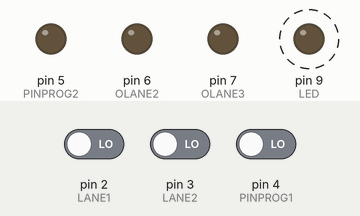
This sketch was run on a simulated Arduino Uno, built with avr-gcc and run on an emulated ATmega328P. Parts: output pins drawn as LEDs (lit = HIGH). Dashed ring = blinking. The test bench sets the inputs (shaded band); at power-on: pin 2 (LANE1) LOW, pin 3 (LANE2) LOW, pin 4 (PINPROG1) LOW. What the sketch prints to the serial monitor is not drawn.

Above: at 3.0 s.
3.1 s: pin 2 (LANE1) driven HIGH
At 4.88 s:
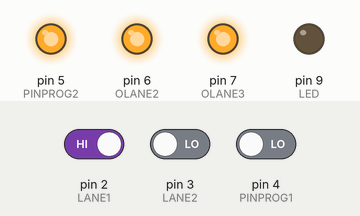
6.1 s: pin 3 (LANE2) driven HIGH
At 6.59 s:
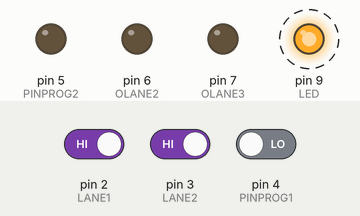
9.1 s: pin 4 (PINPROG1) driven HIGH
Timing chart, 0 to 18.1 s (numbered marks = the images above; inputs shaded):
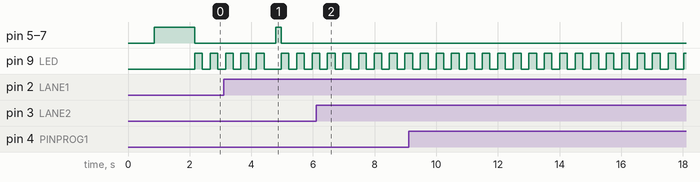

Measured:
- after the input at 6.1 s, pin 5 (PINPROG2), pin 6 (OLANE2), pin 7 (OLANE3): stays LOW (without the input it goes to HIGH after 1.5 s)
- by itself, pin 9 (LED): alternates HIGH for 0.25 s and LOW for 0.25 s

The sketch:

02_led_xsynchro.ino
```cpp
const int LED = 9;
const int SENS1 = 1;
const int SENS2 = 2;
const int SENS3 = 3;
int a, b, c;
const int PINPROG1 = 4;
const int PINPROG2 = 5;
const int LANE1 = 2;
const int LANE2 = 3;
const int LANE3 = 4;

const int OLANE1 = 5;
const int OLANE2 = 6;
const int OLANE3 = 7;

int lane_id = 99;
int duration = 500;

long fakultaet (long i) {
  long sum = 1;
  while (i > 0) {
    sum = sum * i;
    i--;
  }
}

void read_pinprog(void) {
  int pin1 = 0;
  int pin2 = 0;
  pin1 = digitalRead(PINPROG1);
  pin2 = digitalRead(PINPROG2);
  lane_id = pin1 + (pin2 << 1);
  Serial.print("My ID: ");
  Serial.println(lane_id);
}


void xsynchro(int presyn_in, int syn_in) {
  long presyn = presyn_in;
  long syn = syn_in;
  int syn_msgs = 0;

  while (presyn > 0) {
    syn_msgs = (int) digitalRead(LANE1) + (int) digitalRead(LANE2) + (int) digitalRead(LANE3);
    Serial.write(syn_msgs);
    presyn--;
    delay(5);
    if (syn_msgs > 1) {
      presyn = 0;
      syn = 0;
      digitalWrite(OLANE1, HIGH);
      digitalWrite(OLANE2, HIGH);
      digitalWrite(OLANE3, HIGH);

      Serial.println("Syn successful!");
    }
  }
  digitalWrite(OLANE1, HIGH);
  digitalWrite(OLANE2, HIGH);
  digitalWrite(OLANE3, HIGH);
  while (syn > 0) {
    syn_msgs = (int) digitalRead(LANE1) + (int) digitalRead(LANE2) + (int) digitalRead(LANE3);
    Serial.write(syn_msgs);
    syn--;
    delay(5);
    if (syn_msgs > 1) {
      presyn = 0;
      syn = 0;
      duration = 500;
      Serial.println("Syn successful!");
    } else {
      duration = 50;
    }
  }

  Serial.println("Syn ended!");
}

void reset_sync(void) {
  digitalWrite(OLANE1, LOW);
  digitalWrite(OLANE2, LOW);
  digitalWrite(OLANE3, LOW);
}

void setup() {
  // put your setup code here, torun once:
  a = 0;
  b = 0;
  c = 0;
  Serial.begin(9600);

  pinMode(LED, OUTPUT);

  pinMode(OLANE1, OUTPUT);
  pinMode(OLANE2, OUTPUT);
  pinMode(OLANE3, OUTPUT);
  pinMode(LANE1, INPUT);
  pinMode(LANE2, INPUT);
  pinMode(LANE3, INPUT);

  //  read_pinprog();
  digitalWrite(OLANE1, LOW);
  digitalWrite(OLANE2, LOW);
  digitalWrite(OLANE3, LOW);
  delay(100);
  xsynchro(150, 200);
}
int i = 0;

void blink_led(int times) {
  int a = 0;
  for (a = 0; a < times; a++) {
    digitalWrite(LED, HIGH);
    delay(250);
    digitalWrite(LED, LOW);
    delay(250);
  }
}

void loop() {
  long d;
  bool okay;
  // put your main code here, to run repeatedly:
  digitalWrite(LED, LOW);
  xsynchro(25, 35);
  delay(5);
  reset_sync();

  //d = fakultaet(20);
  blink_led(5);
  i++;
}
```
